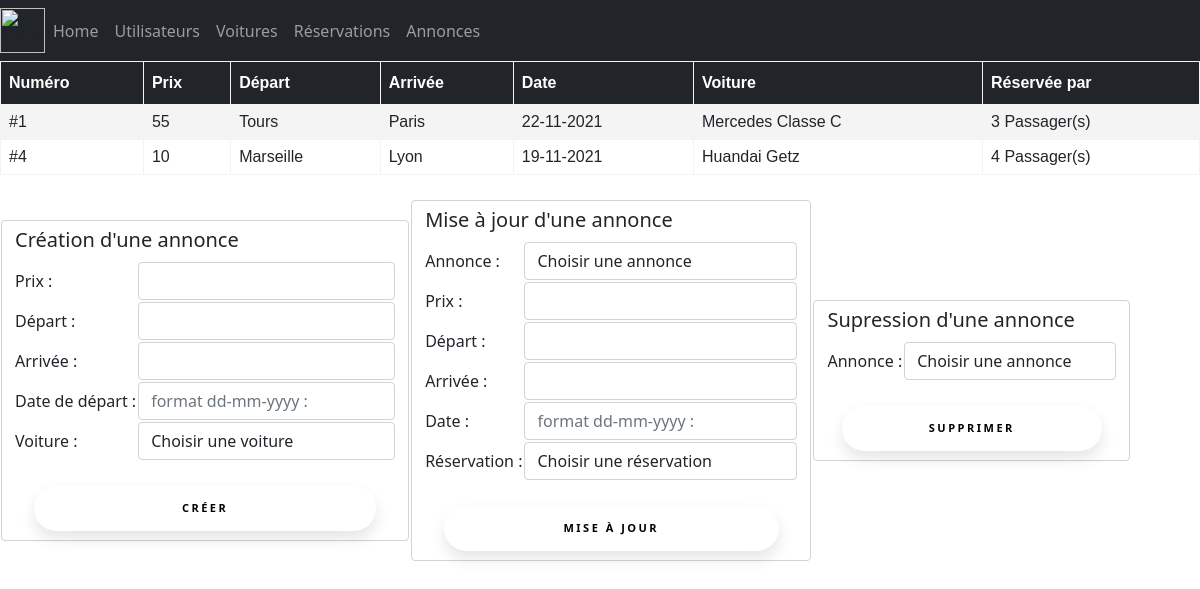
The app's page /ans_crud.php, older data.
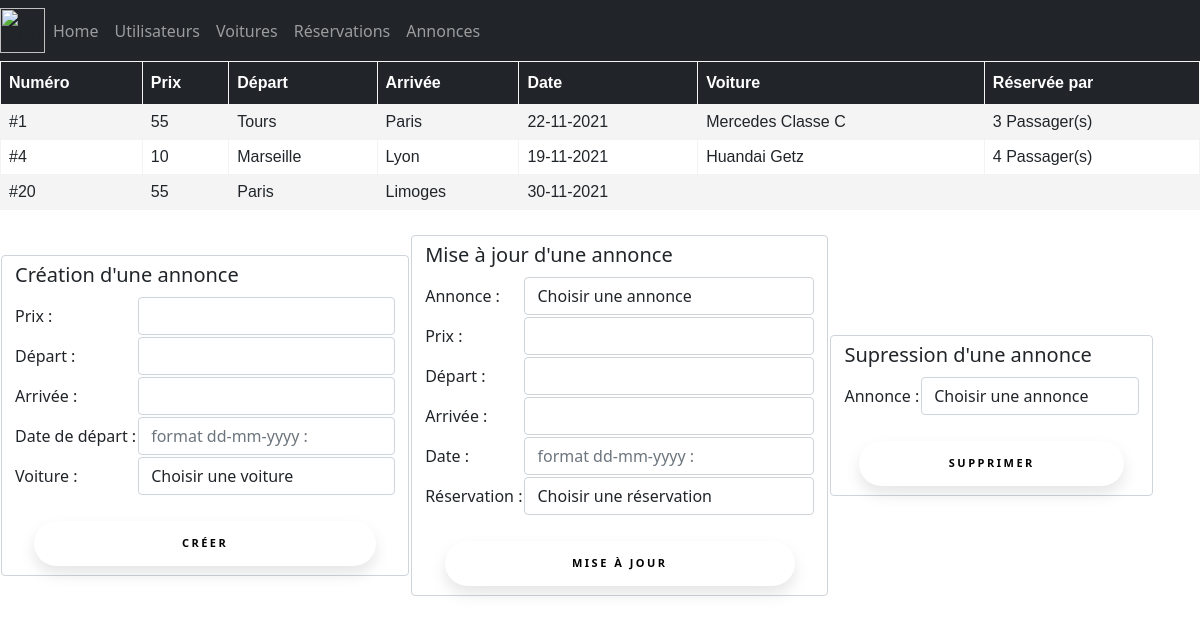
The same page, newer data.
### tables this page shows
CREATE TABLE `announcements` (
  `id` int NOT NULL,
  `price` int NOT NULL,
  `departure` varchar(255) NOT NULL,
  `destination` varchar(255) NOT NULL,
  `datea` datetime NOT NULL
);

### class/Services/DataBaseService.php (called while the page is built, shortened)
<?php
class DataBaseService
{
    private $connection;
    public function __construct()
    {
        try {
            $this->connection = new PDO(
                'mysql:host=' . self::HOST . ';port=' . self::PORT . ';dbname=' . self::DATABASE_NAME,
                self::MYSQL_USER,
                self::MYSQL_PASSWORD
            );
            $this->connection->exec("SET CHARACTER SET utf8");
        } catch (Exception $e) {
            echo 'Erreur : ' . $e->getMessage();
        }
    }
    public function getAns(): array
    {
        $ans = [];
        $sql = 'SELECT * FROM announcements';
        $query = $this->connection->query($sql);
        $results = $query->fetchAll(PDO::FETCH_ASSOC);
        if (!empty($results)) {
            $ans = $results;
        }
        return $ans;
    }
    public function getAnCars(string $anId): array
    {
        $anCars = [];
        $data = [
            'anId' => $anId,
        ];
        $sql = '
            SELECT c.*
            FROM cars as c
            LEFT JOIN announcements_cars as ac ON ac.car_id = c.id
            WHERE ac.announcement_id = :anId';
        $query = $this->connection->prepare($sql);
        $query->execute($data);
        $results = $query->fetchAll(PDO::FETCH_ASSOC);
        if (!empty($results)) {
            $anCars = $results;
        }
        return $anCars;
    }
    public function getAnReservations(string $anId): array
    {
        $anReservations = [];
        $data = [
            'anId' => $anId,
        ];
        $sql = '
            SELECT r.*
            FROM reservations as r
            LEFT JOIN announcements_reservations as ar ON ar.reservation_id = r.id
            WHERE ar.announcement_id = :anId';
        $query = $this->connection->prepare($sql);
        $query->execute($data);
        $results = $query->fetchAll(PDO::FETCH_ASSOC);
        if (!empty($results)) {
            $anReservations = $results;
        }
        return $anReservations;
    }
}

### class/Services/AnsService.php (called while the page is built, shortened)
<?php
class AnsService
{
    public function getAns(): array
    {
        $ans = [];
        $dataBaseService = new DataBaseService();
        $ansDTO = $dataBaseService->getAns();
        if (!empty($ansDTO)) {
            foreach ($ansDTO as $anDTO) {
                $an = new An();
                $an->setId($anDTO['id']);
                $an->setPrice($anDTO['price']);
                $an->setDeparture($anDTO['departure']);
                $an->setDestination($anDTO['destination']);
                $date = new DateTime($anDTO['datea']);
                if ($date !== false) {
                    $an->setDate($date);
                }
                $cars = $this->getAnCars($anDTO['id']);
                $an->setCars($cars);
                $reservations = $this->getAnReservations($anDTO['id']);
                $an->setReservations($reservations);
                $ans[] = $an;
            }
        }
        return $ans;
    }
    public function getAnCars(string $anId): array
    {
        $anCars = [];
        $dataBaseService = new DataBaseService();
        $ansCarsDTO = $dataBaseService->getAnCars($anId);
        if (!empty($ansCarsDTO)) {
            foreach ($ansCarsDTO as $anCarDTO) {
                $car = new Car();
                $car->setId($anCarDTO['id']);
                $car->setBrand($anCarDTO['brand']);
                $car->setModel($anCarDTO['model']);
                $car->setColor($anCarDTO['color']);
                $car->setNbrSlots($anCarDTO['nbrSlots']);
                $anCars[] = $car;
            }
        }
        return $anCars;
    }
    public function getAnReservations(string $anId): array
    {
        $anReservations = [];
        $dataBaseService = new DataBaseService();
        $ansReservationsDTO = $dataBaseService->getAnReservations($anId);
        if (!empty($ansReservationsDTO)) {
            foreach ($ansReservationsDTO as $anReservationDTO) {
                $reservation = new Reservation();
                $reservation->setId($anReservationDTO['id']);
                $reservation->setNbrPassengers($anReservationDTO['nbrPassengers']);
                $anReservations[] = $reservation;
            }
        }
        return $anReservations;
    }
}

### class/Entities/Car.php (called while the page is built, shortened)
<?php
class Car
{
    public function setId(string $id): self
    {
        return $this;
    }
    public function setBrand(string $brand): self
    {
        return $this;
    }
    public function setModel(string $model): self
    {
        return $this;
    }
    public function setColor(string $color): self
    {
        return $this;
    }
    public function setNbrSlots(int $nbrSlots): self
    {
        return $this;
    }
}

### class/Entities/An.php (called while the page is built, shortened)
<?php
class An
{
    public function setCars(array $cars)
    {
        return $this;
    }
    public function setReservations(array $reservations)
    {
        return $this;
    }
}

### class/Entities/Reservation.php (called while the page is built, shortened)
<?php
class Reservation
{
    public function setId(string $id): self
    {
        return $this;
    }
    public function setNbrPassengers(int $nbrPassengers): self
    {
        return $this;
    }
}

### ans_crud.php (the view, shortened to what the changed rows need)
<head>
    <link href="css/style.css" rel="stylesheet" type="text/css">
</head>
<?php
include_once 'menu/nav.php';
$controller = new AnsController();
$ansService = new AnsService();
$ans =  $ansService->getAns();
echo $controller->getAns();
?>
<br>

### class/Controllers/AnsController.php (shortened to what the changed rows need)
<?php
class AnsController
{
    public function getAns(): string
    {
        $html = '<table class="table_af">' .
        '<tr>' .
        '<th>Numéro</th>' .
        '<th>Prix</th>' .
        '<th>Départ</th>' .
        '<th>Arrivée</th>' .
        '<th>Date</th>' .
        '<th>Voiture</th>' .
        '<th>Réservée par</th>' .
        '</tr>';
        $ansService = new AnsService();
        $ans = $ansService->getAns();
        foreach ($ans as $an) {
            $carsHtml = '';
            $resHtml = '';
            if (!empty($an->getCars())) {
                foreach ($an->getCars() as $car) {
                    $carsHtml .= $car->getBrand() . ' ' . $car->getModel();
                }
            }
            if (!empty($an->getReservations())) {
                foreach ($an->getReservations() as $reservation) {
                    $resHtml .= $reservation->getNbrPassengers().' Passager(s)';
                }
            }
            $html .=
                '<tr>'.
                '<td>'. '#' . $an->getId() . ' ' . '</td>'.
                '<td>'. $an->getPrice() . ' ' . '</td>'.
                '<td>'.$an->getDeparture() . ' ' . '</td>'.
                '<td>'.$an->getDestination() . ' ' . '</td>'.
                '<td>'.$an->getDate()->format('d-m-Y') . ' ' . '</td>'.
                '<td>'.$carsHtml . ' ' . '</td>'.
                '<td>'.$resHtml .'<br />'. '</td>'.
                '</tr>';
        }
        $html .= '</table>';
        return $html;
    }
}

Row changes from the older to the newer data that the page shows:
added announcements: id "20", price "55", departure "Paris", destination "Limoges", format "30-11-2021"
